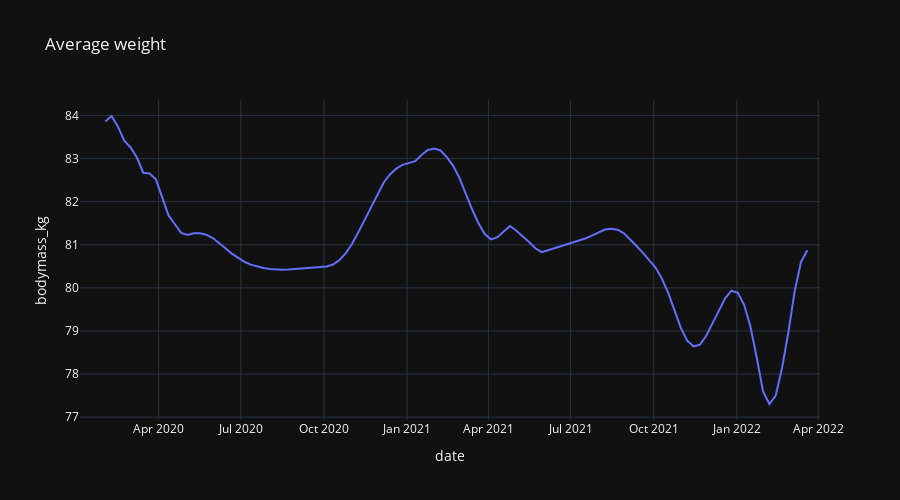

Write notebook code for a chart like this one.
### Code cell
dff = df_filtered.resample('W').max()
dff['bodymass_kg'] = dff['bodymass_kg'].rolling(5).mean()
l = px.line(dff, y='bodymass_kg', title="Weekly average weight", height=500)
l.update_layout(legend=dict(yanchor="top", y=0.99, xanchor="left", x=0.01), legend_title_text=None)
